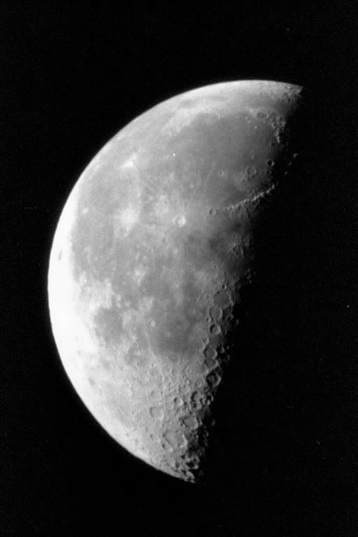
#> input picture 5-image restoration and reconstruction/easy/moon.tif, 358 x 537 px
$ python main.py
#> lines starting #> are read from the running program, lines starting #| are printed output that depends on the picture
import cv2
import numpy as np
import matplotlib.pyplot as plt

# Step 1: Load a grayscale image
img = cv2.imread('moon.tif', 0)
#> img is the input picture: shape (537, 358); min 0, max 253, mean 52.9
if img is None:
    raise FileNotFoundError("Image not found. Make sure 'low_contrast_image.jpg' is in this folder.")

# Step 2: Contrast Stretching
r_min, r_max = np.min(img), np.max(img)
#> r_min = 0; r_max = 253
contrast_stretched = ((img - r_min) / (r_max - r_min)) * 255
contrast_stretched = np.clip(contrast_stretched, 0, 255).astype(np.uint8)

# Step 3: Log Transformation
# Convert to float and normalize
img_float = img / 255.0
c = 255 / np.log(1 + np.max(img_float))
#> c = 370
log_transformed = c * np.log(1 + img_float)
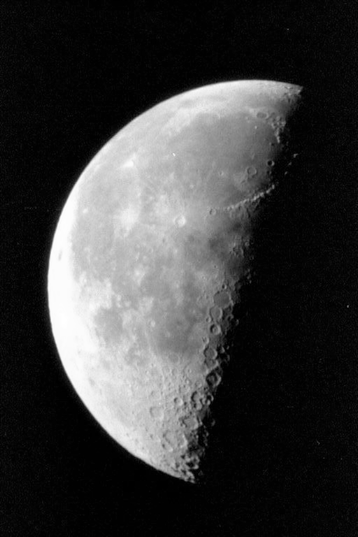
#> log_transformed: shape (537, 358) float64; min 0, max 255, mean 59.5; drawn with min black and max white
log_transformed = np.clip(log_transformed, 0, 255).astype(np.uint8)

# Step 4: Display results
plt.figure(figsize=(12,6))

plt.subplot(1,3,1)
plt.imshow(img, cmap='gray')
plt.title('Original Low-Contrast Image')
plt.axis('off')

plt.subplot(1,3,2)
plt.imshow(contrast_stretched, cmap='gray')
plt.title('After Contrast Stretching')
plt.axis('off')

plt.subplot(1,3,3)
plt.imshow(log_transformed, cmap='gray')
plt.title('After Log Transformation')
plt.axis('off')

plt.tight_layout()
plt.show()
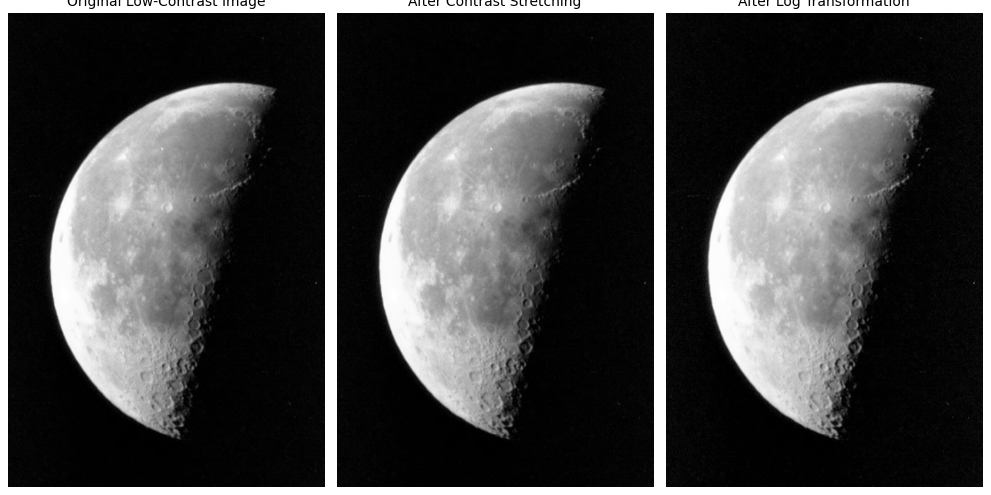
#> figure drawn by matplotlib, 3 panels

# Step 5: Optional - Display histograms
plt.figure(figsize=(10,4))
plt.hist(img.ravel(), 256, [0,256], label='Original', color='gray', alpha=0.5)
plt.hist(contrast_stretched.ravel(), 256, [0,256], label='Contrast Stretched', color='blue', alpha=0.5)
plt.hist(log_transformed.ravel(), 256, [0,256], label='Log Transformed', color='red', alpha=0.5)
plt.legend()
plt.title('Histogram Comparison')
plt.xlabel('Pixel Intensity')
plt.ylabel('Frequency')
plt.show()
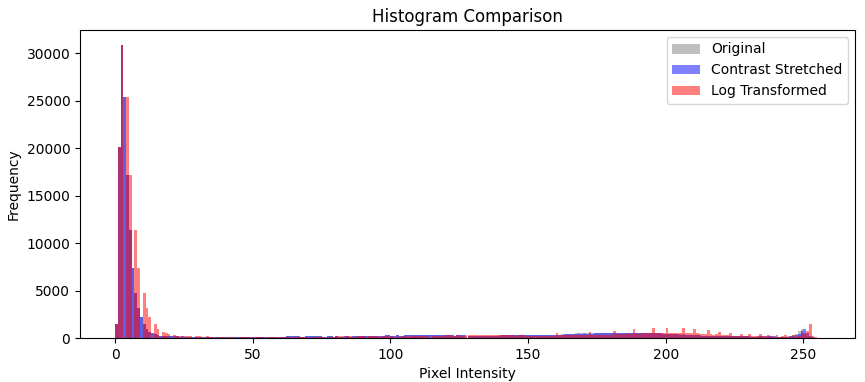
#> figure drawn by matplotlib, 1 panel; tallest bar 30924 high, from x = 2 to 3; tallest bar 30924 high, from x = 2 to 3; tallest bar 30924 high, from x = 2 to 3
